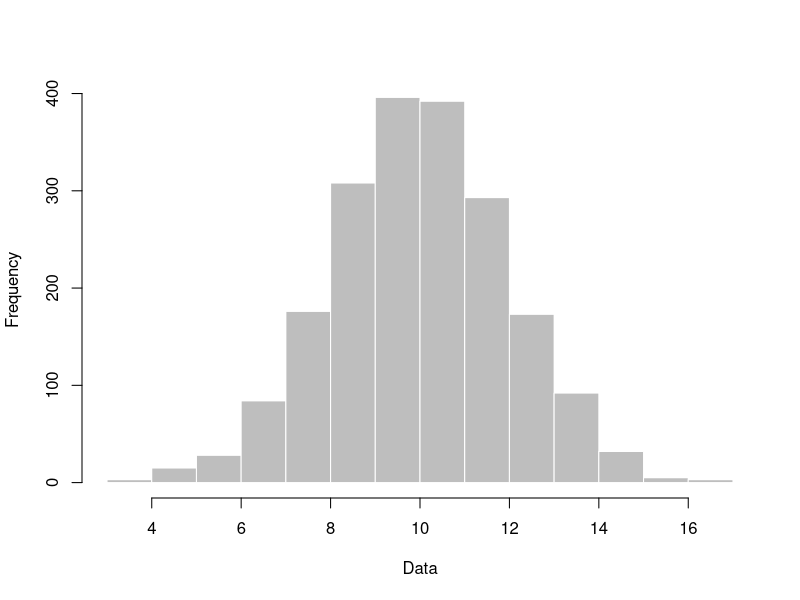
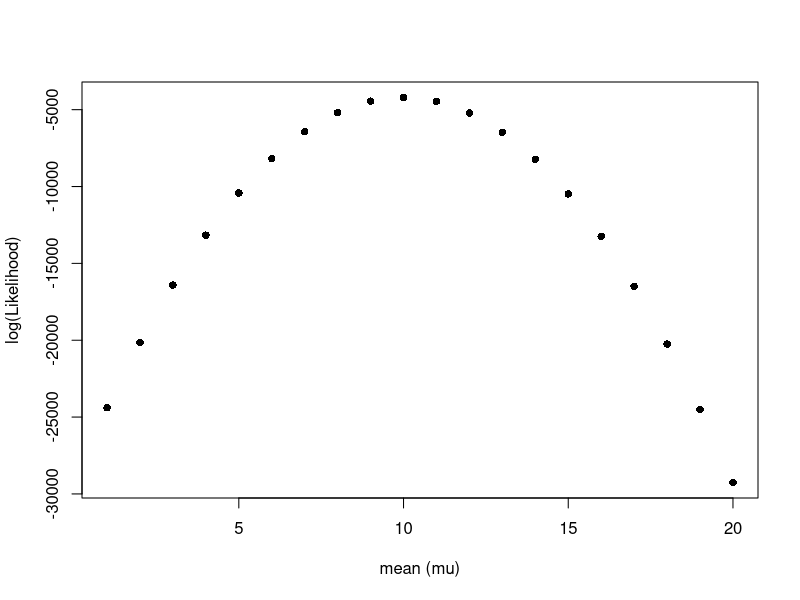
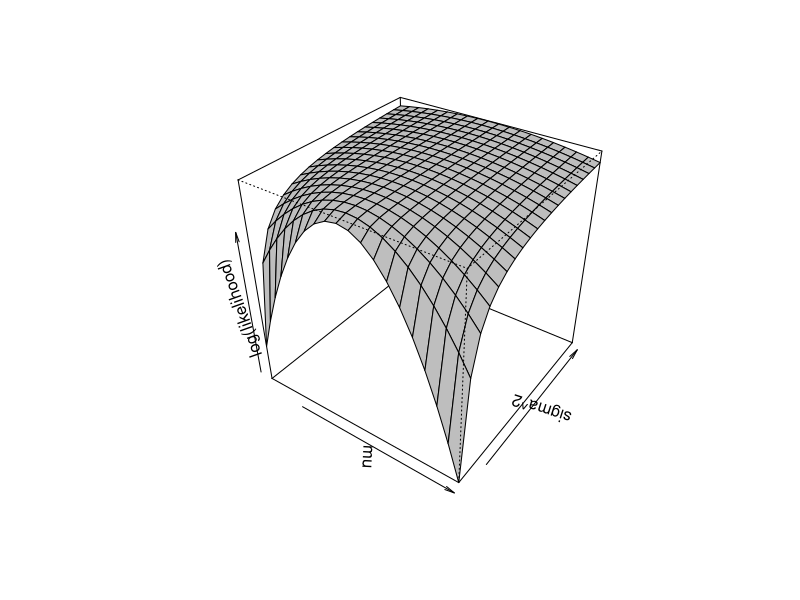
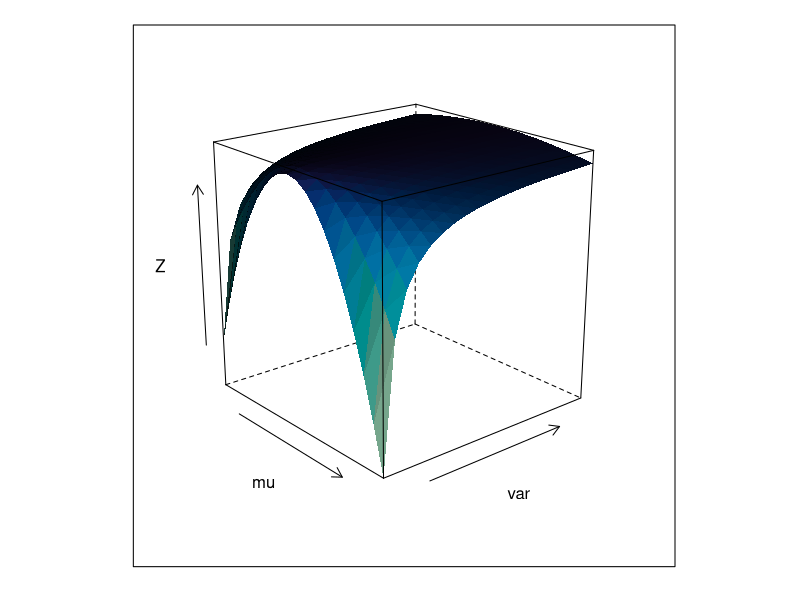

Write the R code that produced these figures, in order.
## Figures for the Item_2 presentation.

## Seed para o script:
set.seed(1234)

## Gerar uma distribuição normal e o plot.
nr <- rnorm(n = 2000, mean = 10, sd = 2)
hist(nr, main="", xlab="Data", col = "gray", border = "white")

## Log da verossimilhança de diferentes valores da média:
## Note que os valores são muito pequenos para calcular no espaço real.
## Para trabalhar com verossimilhanças é importante transformar para o log.
lik.norm <- function(dt, mu, var){
  ## dt = dados (vector).
  ## mu = média.
  ## var = variancia.
  n <- length(dt)
  first <- log(2)*(-n/2) + log(pi)*(-n/2) + log(var)*(-n/2)
  second <- -1/(2*var) * sum( (dt - mu)^2 )
  lik <- first + second
  return(lik)
}

## Podemos usar a função de loglik para traçar a superfície de verossimilhança.
## Note que esse gráfico mostra somente o perfil de verossimilhança para a média
##     assumindo sigma = 2.
res <- vector()
for(i in 1:20){
  res[i] <- lik.norm(dt=nr, mu=i, var=4)
}
plot(res~seq(1,20), xlab = "mean (mu)", ylab = "log(Likelihood)", pch = 16)

## Agora vamos calcular a superfície completa de likelihood.
## Nesse caso temos dois parâmetros e, portanto, precisamos adicionar
##    mais um eixo no gráfico. O que vai tornar o gráfico 3D.
## Para tal vamos utilizar a função 'persp'.

x <- 1:20 ## valores para mu
y <- seq(0.5, 10, length.out = 20) ## valores para sigma
## Vamos usar z para criar uma tabela com a combinação dos valores de
##    log likelihood.
## Os valores de x estão nas linhas e os de y nas colunas.
z <- matrix(data = NA, nrow = 20, ncol = 20)
for(i in 1:20){
  for(j in 1:20){
    z[i,j] <- lik.norm(dt=nr, mu=x[i], var=y[j])
  }
}

persp(x, y, z, theta = 35, phi = 35, xlab = "mu", ylab = "sigma^2", zlab = "log(likelihood)", border = "black", col = "grey", r = 4)

## Outra forma de plot:
if(!require(lattice)) {install.packages("lattice"); library(lattice)}
X <- as.matrix( expand.grid(x, y))
colnames(X) <- c("mu","var")
Z <- vector()
for(i in 1:nrow(X)){
  Z[i] <- lik.norm(dt=nr, mu=X[i,1], var=X[i,2])
}
df <- data.frame(X, Z)

wireframe(Z ~ mu*var, data=df, main="", shade=TRUE
          , screen = list(z = -50, x = -70) )
